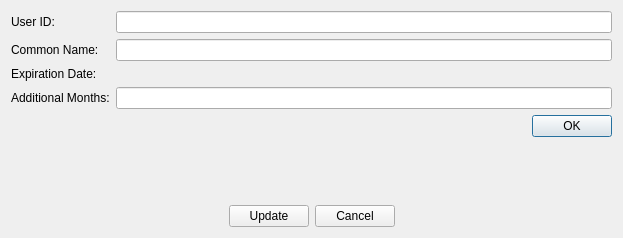
<?xml version="1.0" encoding="UTF-8"?>
<ui version="4.0">
 <class>BdapUpdateAccountDialog</class>
 <widget class="QDialog" name="BdapUpdateAccountDialog">
  <property name="geometry">
   <rect>
    <x>0</x>
    <y>0</y>
    <width>623</width>
    <height>238</height>
   </rect>
  </property>
  <property name="windowTitle">
   <string>Update BDAP Account</string>
  </property>
  <layout class="QGridLayout" name="gridLayout">
   <item row="0" column="0">
    <layout class="QVBoxLayout" name="verticalLayout">
     <item>
      <layout class="QFormLayout" name="formLayout">
       <item row="0" column="0">
        <widget class="QLabel" name="labelID">
         <property name="text">
          <string>User ID:</string>
         </property>
        </widget>
       </item>
       <item row="0" column="1">
        <widget class="QLineEdit" name="lineEditID">
         <property name="readOnly">
          <bool>true</bool>
         </property>
        </widget>
       </item>
       <item row="1" column="0">
        <widget class="QLabel" name="label_2">
         <property name="text">
          <string>Common Name:</string>
         </property>
        </widget>
       </item>
       <item row="1" column="1">
        <widget class="QLineEdit" name="lineEditCommonName"/>
       </item>
       <item row="3" column="0">
        <widget class="QLabel" name="label_3">
         <property name="text">
          <string>Additional Months:</string>
         </property>
        </widget>
       </item>
       <item row="3" column="1">
        <widget class="QLineEdit" name="lineEditRegistrationMonths"/>
       </item>
       <item row="2" column="0">
        <widget class="QLabel" name="label">
         <property name="text">
          <string>Expiration Date:</string>
         </property>
        </widget>
       </item>
       <item row="2" column="1">
        <widget class="QLabel" name="labelExpirationDateInfo">
         <property name="text">
          <string/>
         </property>
        </widget>
       </item>
      </layout>
     </item>
     <item>
      <layout class="QHBoxLayout" name="horizontalLayout_2">
       <item>
        <widget class="QLabel" name="labelErrorMsg">
         <property name="text">
          <string/>
         </property>
         <property name="wordWrap">
          <bool>true</bool>
         </property>
        </widget>
       </item>
       <item>
        <widget class="QPushButton" name="pushButtonOK">
         <property name="sizePolicy">
          <sizepolicy hsizetype="Fixed" vsizetype="Fixed">
           <horstretch>0</horstretch>
           <verstretch>0</verstretch>
          </sizepolicy>
         </property>
         <property name="text">
          <string>OK</string>
         </property>
         <property name="icon">
          <iconset resource="../credit.qrc">
           <normaloff>:/icons/transaction_confirmed</normaloff>:/icons/transaction_confirmed</iconset>
         </property>
        </widget>
       </item>
      </layout>
     </item>
     <item>
      <spacer name="verticalSpacer">
       <property name="orientation">
        <enum>Qt::Vertical</enum>
       </property>
       <property name="sizeHint" stdset="0">
        <size>
         <width>20</width>
         <height>40</height>
        </size>
       </property>
      </spacer>
     </item>
     <item>
      <layout class="QHBoxLayout" name="horizontalLayout">
       <item>
        <spacer name="horizontalSpacer">
         <property name="orientation">
          <enum>Qt::Horizontal</enum>
         </property>
         <property name="sizeHint" stdset="0">
          <size>
           <width>40</width>
           <height>20</height>
          </size>
         </property>
        </spacer>
       </item>
       <item>
        <widget class="QPushButton" name="pushButtonUpdate">
         <property name="sizePolicy">
          <sizepolicy hsizetype="Fixed" vsizetype="Fixed">
           <horstretch>0</horstretch>
           <verstretch>0</verstretch>
          </sizepolicy>
         </property>
         <property name="text">
          <string>Update</string>
         </property>
         <property name="icon">
          <iconset resource="../credit.qrc">
           <normaloff>:/icons/edit</normaloff>:/icons/edit</iconset>
         </property>
        </widget>
       </item>
       <item>
        <widget class="QPushButton" name="pushButtonCancel">
         <property name="sizePolicy">
          <sizepolicy hsizetype="Fixed" vsizetype="Fixed">
           <horstretch>0</horstretch>
           <verstretch>0</verstretch>
          </sizepolicy>
         </property>
         <property name="text">
          <string>Cancel</string>
         </property>
         <property name="icon">
          <iconset resource="../credit.qrc">
           <normaloff>:/icons/quit</normaloff>:/icons/quit</iconset>
         </property>
        </widget>
       </item>
       <item>
        <spacer name="horizontalSpacer_2">
         <property name="orientation">
          <enum>Qt::Horizontal</enum>
         </property>
         <property name="sizeHint" stdset="0">
          <size>
           <width>40</width>
           <height>20</height>
          </size>
         </property>
        </spacer>
       </item>
      </layout>
     </item>
    </layout>
   </item>
  </layout>
 </widget>
 <resources>
  <include location="../credit.qrc"/>
 </resources>
 <connections/>
</ui>
